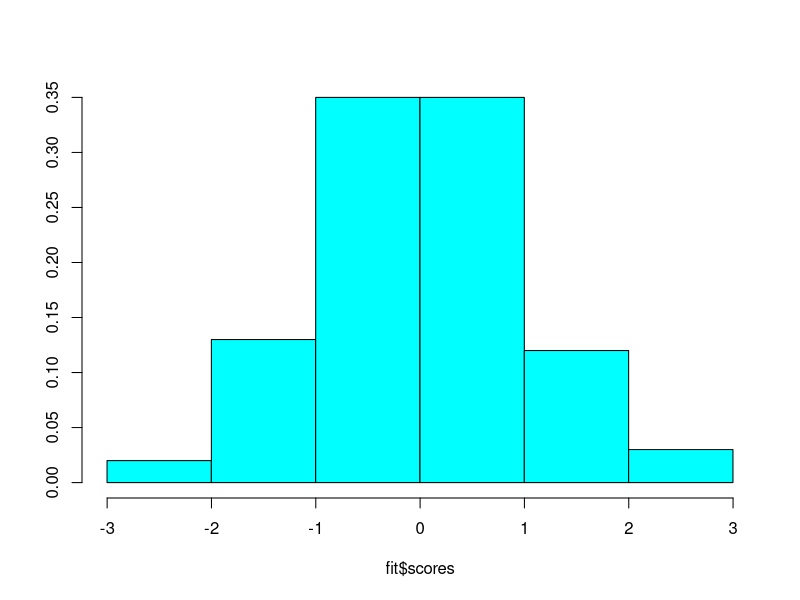
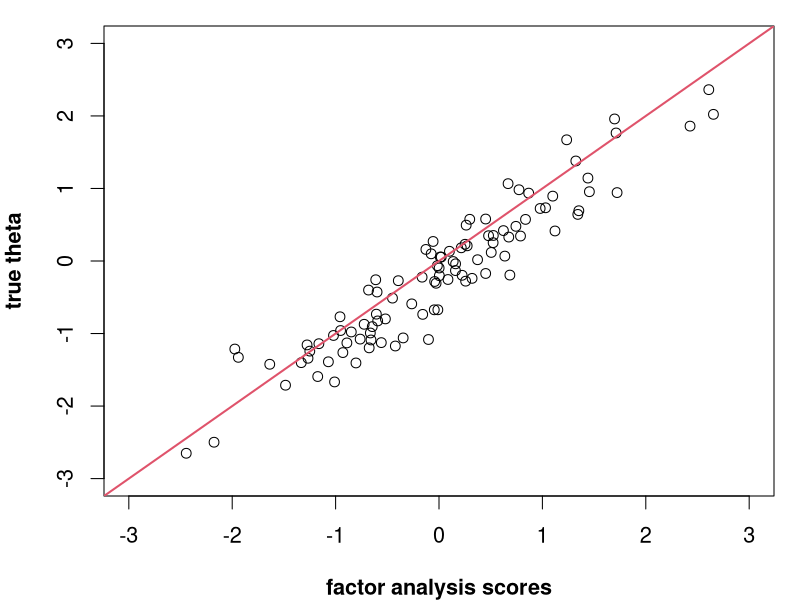
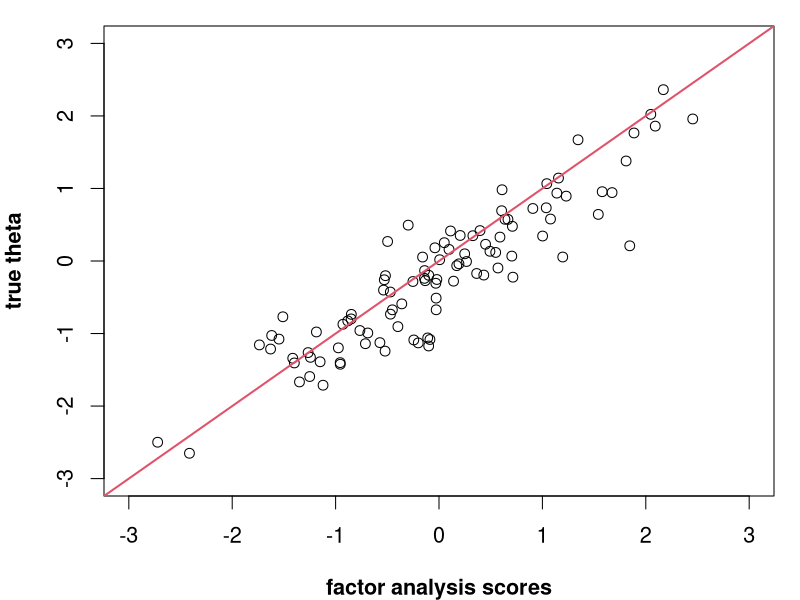
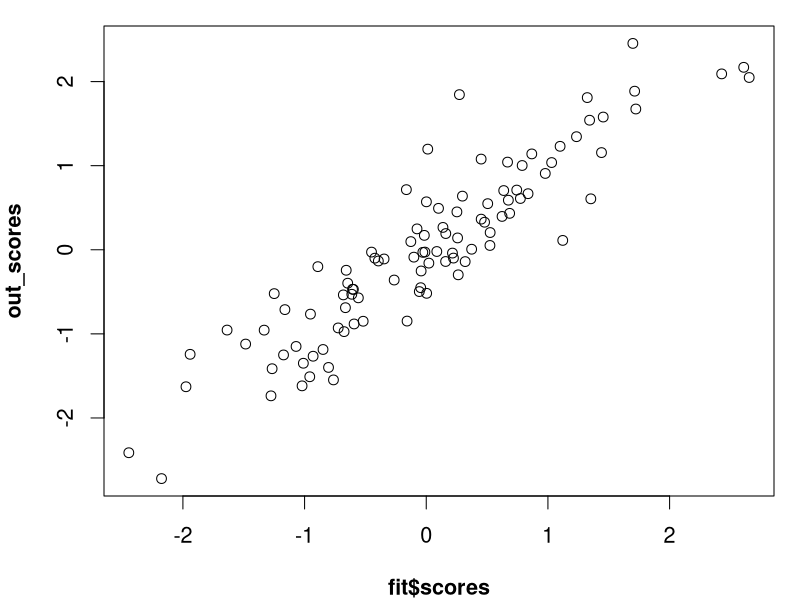
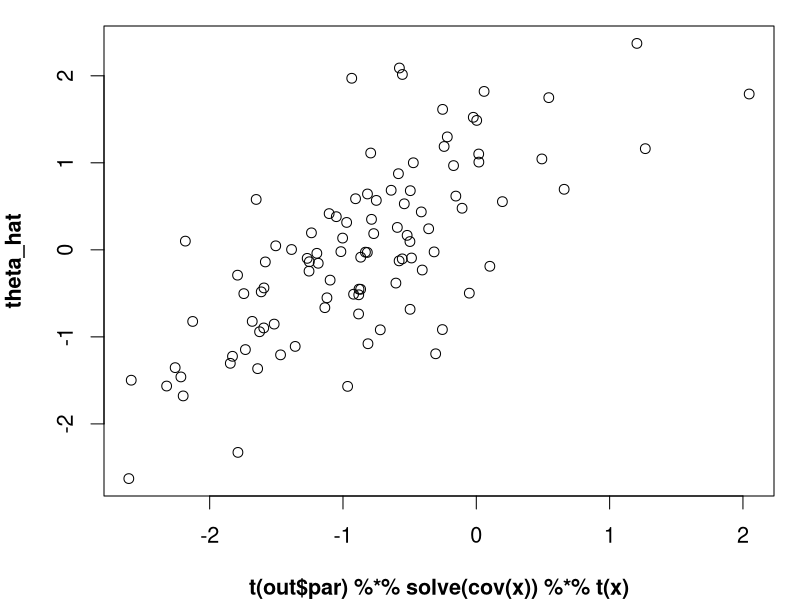
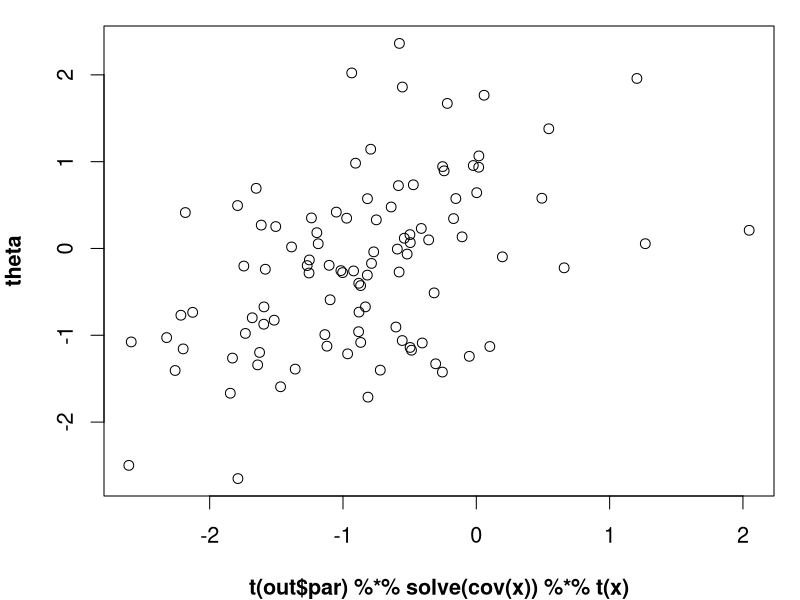
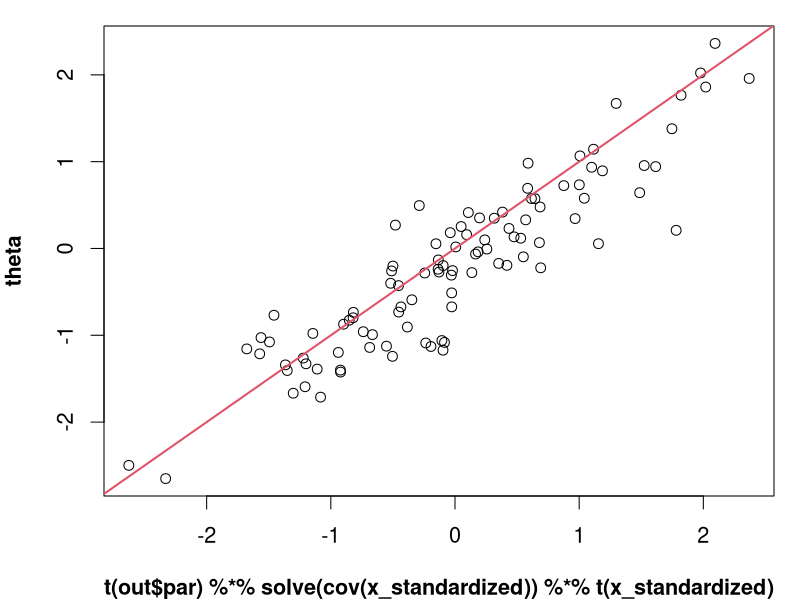
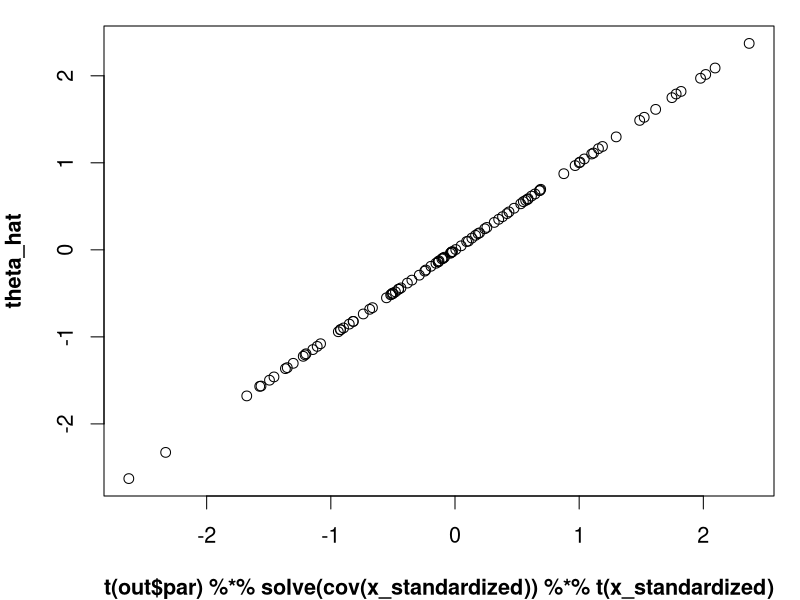

Generate these figures, in order, with R: (Note: this script raises an error after producing the figures.)
## R_Demo_Measurement_factor_analysis.R file
##########################################################################
## INSTRUCTOR: Christopher Fariss
## COURSE NAME: Advanced Computational Methods for Social Media and Textual Data (3B)
## University of Essex Summer School 2023
##
## Date: 2023-08-11
##
## Please e-mail me if you find any errors or have and suggestions (either email is fine)
## e-mail: cjf0006@gmail.com
## e-mail: cjfariss@umich.edu
##########################################################################
## Introduction to tutorial:
##
## For a factor a analysis model, there is a latent trait theta_i.
##
## The subscript i = 1,... ,N indicates multiple units. y_ik is the observed value for item k for unit i.
##
## For each observed item alpha_k and \beta_k are also estimated.
##
## alpha_k continues to act as "difficulty" parameters, or threshold that benchmarks how likely an indicator is to be observed relative to the values of the latent trait.
##
## In this formulation, this is analogous to an intercept in a traditional linear regression model.
##
## beta_k, often referred to as the "discrimination" parameters and is the analogue of a slope coefficient in a linear regression.
##
##########################################################################


rm(list=ls())

## load library
library(MASS) # load library with truehist function


n <- 100
theta <- rnorm(n,0,1)

## set parameters for each item
## alpha (the intercept) is the difficulty parameter or base-line probability of 1
## beta (the slope) is the discrimination parameter or the strength of the relationship
## between the estimated latent trait theta and the individual item

## item 1 is the most difficult and least informative item
alpha1 <- -1.000000
beta1 <- 1.000000

## item 2 is of medium difficulty relative to the two other items
## it is also the same level of informativeness as item1
alpha2 <- 0.000000
beta2 <- 1.000000

## item 3 is the least difficult item but is also the most informative
## these statements are each relative to the other items in the model
alpha3 <- 1.000000
beta3 <- 3.000000

## define k as the number of items
k <- 3

## linear terms of the item specific models f() that link the latent trait to the items
x1 <- alpha1 + beta1 * theta + rnorm(n)
x2 <- alpha2 + beta2 * theta + rnorm(n)
x3 <- alpha3 + beta3 * theta + rnorm(n)


## create matrix of observed items
x <- cbind(x1, x2, x3)

## fit linear factor model
fit <- factanal(x, factor=1, scores="regression")

fit

MASS::truehist(fit$scores)

## what are the loadings?
cor(fit$scores, scale(x1))
cor(fit$scores, scale(x2))
cor(fit$scores, scale(x3))

## uniquenesses calculation
sum((fit$scores - scale(x1))^2)
sum((fit$scores - scale(x2))^2)
sum((fit$scores - scale(x3))^2)

## plot true latent variable with posterior mean
par(mar=c(4,4,1,1), font=2, font.lab=2, cex=1.3)
plot(fit$scores, theta, xlim=c(-3,3), ylim=c(-3,3), ylab="true theta", xlab="factor analysis scores")
abline(a=0, b=1, col=2, lwd=2)


D <- nrow(x)
parameters_list <- c(c(1,1,1), runif(D,-1,1))
parameters_list <- c(c(1,1,1), scale(apply(x,1,mean))[,1])

# user defined function passed to optim
factor_analysis_func <- function(par, y, iterate=TRUE){
    
    b <- par[1:3]
    theta <- par[4:length(par)]
    
    theta <- (theta - mean(theta))/sd(theta)
    
    y.hat1 <- b[1]*theta
    y.hat2 <- b[2]*theta
    y.hat3 <- b[3]*theta
    
    #y.hat1 <- (y.hat1-mean(y.hat1))/sd(y.hat1)
    #y.hat2 <- (y.hat2-mean(y.hat2))/sd(y.hat2)
    #y.hat3 <- (y.hat3-mean(y.hat3))/sd(y.hat3)
    
    y[,1] <- (y[,1] - mean(y[,1]))/sd(y[,1])
    y[,2] <- (y[,2] - mean(y[,2]))/sd(y[,2])
    y[,3] <- (y[,3] - mean(y[,3]))/sd(y[,3])
    
    ## sse
    #out <- -sum((y[,1]-y.hat1)^2 + (y[,2]-y.hat2)^2 + (y[,3]-y.hat3)^2)
    
    ## mle
    out <- sum(log(dnorm(y[,1], mean=y.hat1, sd=1)) + log(dnorm(y[,2], mean=y.hat2, sd=1)) + log(dnorm(y[,3], mean=y.hat3, sd=1)))
    
    return(out)
}

out <- optim(par = parameters_list, fn=factor_analysis_func, y=x, method="BFGS", control=list(fnscale = -1), hessian = TRUE)
out
names(out)

out_scores <- out$par[4:length(out$par)]

out$par[1:3]

## plot true latent variable with posterior mean
par(mar=c(4,4,1,1), font=2, font.lab=2, cex=1.3)
plot(out_scores, theta, xlim=c(-3,3), ylim=c(-3,3), ylab="true theta", xlab="factor analysis scores")
abline(a=0, b=1, col=2, lwd=2)

cor(fit$scores, theta) ## base factanal output and the true scores
cor(out_scores, theta) ## my function and the true scores
cor(fit$scores, out_scores) ## base factanal output and my function

plot(fit$scores, out_scores)



# hat f = Λ' Σ^-1 x

cov(x)
cor(x)
solve(cov(x))

loadings <- c(1,1,1)
t(loadings) %*% solve(cov(x)) %*% t(x)

D <- nrow(x)
parameters_list <- c(1,1,1)

# user defined function passed to optim
factor_analysis_func_v2 <- function(par, y, iterate=TRUE){
    
    #a <- par[1:3]
    #b <- par[4:6]
    #theta <- par[7:length(par)]
    y[,1] <- (y[,1] - mean(y[,1]))/sd(y[,1])
    y[,2] <- (y[,2] - mean(y[,2]))/sd(y[,2])
    y[,3] <- (y[,3] - mean(y[,3]))/sd(y[,3])
    
    loadings <- par[1:3]
    theta_hat <<- t(loadings) %*% solve(cov(y)) %*% t(y)
    
    theta_hat <<- (theta_hat - mean(theta_hat))/sd(theta_hat)
    
    y.hat1 <- loadings[1] * theta_hat
    y.hat2 <- loadings[2] * theta_hat
    y.hat3 <- loadings[3] * theta_hat
    
    #y.hat1 <- (y.hat1-mean(y.hat1))/sd(y.hat1)
    #y.hat2 <- (y.hat2-mean(y.hat2))/sd(y.hat2)
    #y.hat3 <- (y.hat3-mean(y.hat3))/sd(y.hat3)
    
    ## sse
    #out <- -sum((y[,1]-y.hat1)^2 + (y[,2]-y.hat2)^2 + (y[,3]-y.hat3)^2)
    
    ## mle
    out <- sum(log(dnorm(y[,1], mean=y.hat1, sd=1)) + log(dnorm(y[,2], mean=y.hat2, sd=1)) + log(dnorm(y[,3], mean=y.hat3, sd=1)))    
    return(out)
}

## optim methods: "Nelder-Mead", "BFGS", "CG", "L-BFGS-B", "SANN",
out <- optim(par = parameters_list, fn=factor_analysis_func_v2, y=x, method="BFGS", control=list(fnscale = -1), hessian = TRUE)
out
names(out)
out$par

theta_hat

## this doesn't work because you need to standardize x
plot(t(out$par) %*% solve(cov(x)) %*% t(x), theta_hat)
plot(t(out$par) %*% solve(cov(x)) %*% t(x), theta)

## this works because we are standardizing x
x_standardized <- scale(x)[,1:3]
plot(t(out$par) %*% solve(cov(x_standardized)) %*% t(x_standardized), theta)
abline(a=0, b=1, col=2, lwd=2)
cor(c(t(out$par) %*% solve(cov(x_standardized)) %*% t(x_standardized)), theta)

## these values should be exactly the same up to some rounding errors (theta_hat was made by the second function)
plot(t(out$par) %*% solve(cov(x_standardized)) %*% t(x_standardized), theta_hat)
cor(c(t(out$par) %*% solve(cov(x_standardized)) %*% t(x_standardized)), c(theta_hat))

cor(fit$scores, theta) ## base factanal output and the true scores
cor(out_scores, theta) ## my function and the true scores
cor(fit$scores, out_scores) ## base factanal output and my function





## using the R help example

## function is not generalized to do this yet

# A little demonstration, v2 is just v1 with noise,
# and same for v4 vs. v3 and v6 vs. v5
# Last four cases are there to add noise
# and introduce a positive manifold (g factor)
v1 <- c(1,1,1,1,1,1,1,1,1,1,3,3,3,3,3,4,5,6)
v2 <- c(1,2,1,1,1,1,2,1,2,1,3,4,3,3,3,4,6,5)
v3 <- c(3,3,3,3,3,1,1,1,1,1,1,1,1,1,1,5,4,6)
v4 <- c(3,3,4,3,3,1,1,2,1,1,1,1,2,1,1,5,6,4)
v5 <- c(1,1,1,1,1,3,3,3,3,3,1,1,1,1,1,6,4,5)
v6 <- c(1,1,1,2,1,3,3,3,4,3,1,1,1,2,1,6,5,4)
m1 <- cbind(v1,v2,v3,v4,v5,v6)
cor(m1)
factanal(m1, factors = 1) # varimax is the default
factanal(m1, factors = 1, rotation = "promax")


out <- optim(par = parameters_list, fn=factor_analysis_func_v2, y=m1, method="BFGS", control=list(fnscale = -1), hessian = TRUE)
out
names(out)
out$par
